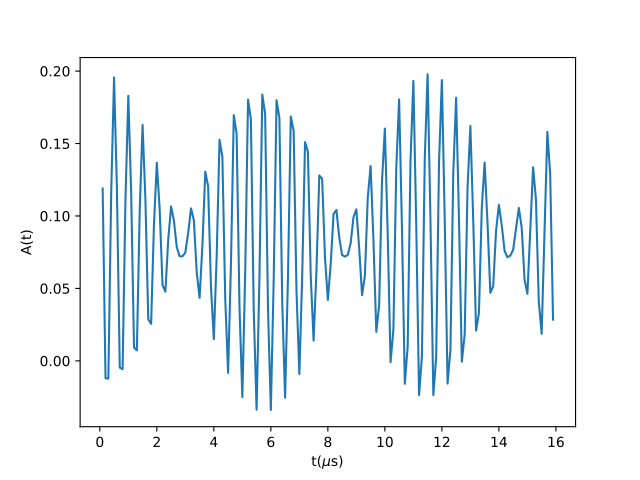

Recreate this plot in Python.
from mantid.simpleapi import FunctionWrapper
import matplotlib.pyplot as plt
import numpy as np
x = np.arange(0.1,16,0.1)
y = FunctionWrapper("AFMLF")
fig, ax=plt.subplots()
ax.plot(x, y(x))
ax.set_xlabel('t($\mu$s)')
ax.set_ylabel('A(t)')
